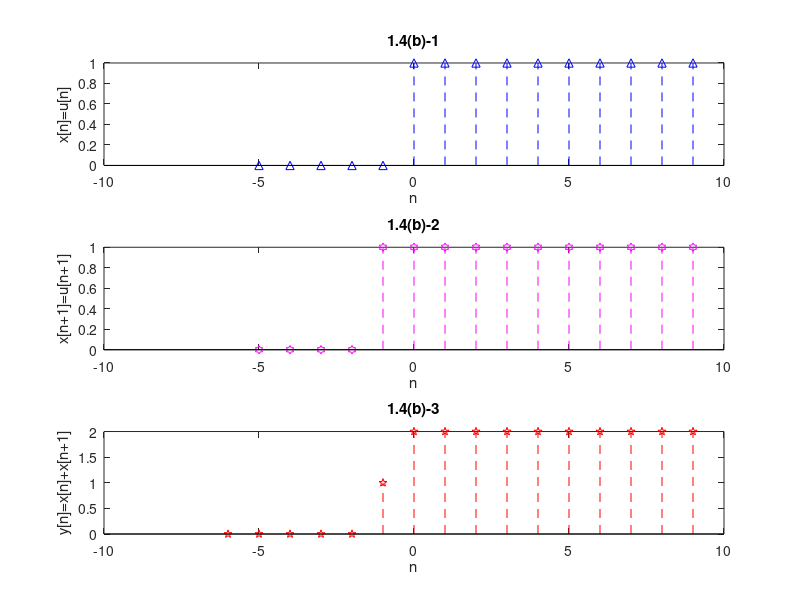

MATLAB code for this plot:
n1=-5:9;
n2=-6:9;
x1=[zeros(1,5),ones(1,10)];
x2=[zeros(1,4),ones(1,11)];
subplot(3,1,1);
stem(n1,x1,'b--^');
title('1.4(b)-1');
xlabel('n');
ylabel('x[n]=u[n]');
subplot(3,1,2);
stem(n1,x2,'m--h');
title('1.4(b)-2');
xlabel('n');
ylabel('x[n+1]=u[n+1]');
y1=[0 x1+x2];
subplot(3,1,3);
stem(n2,y1,'r--p');
title('1.4(b)-3');
xlabel('n');
ylabel('y[n]=x[n]+x[n+1]');
